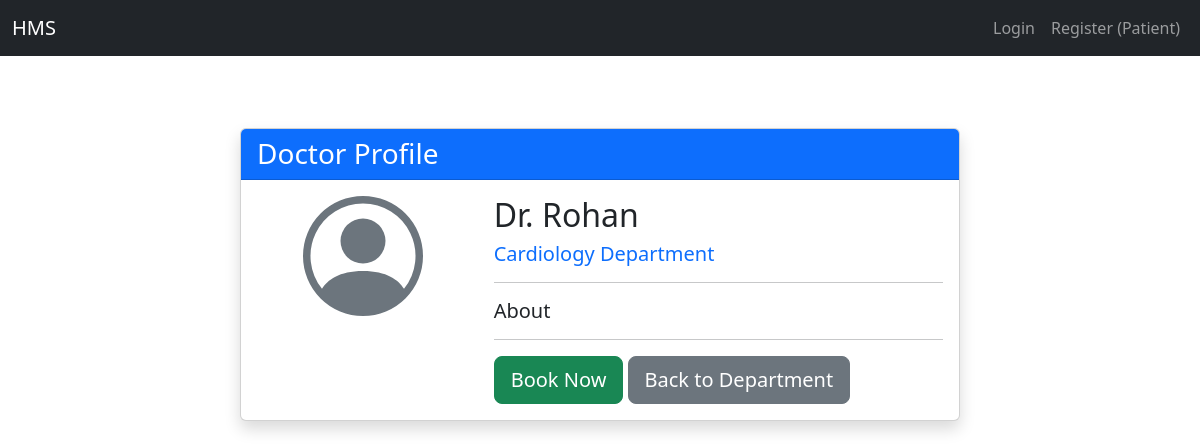
The page /doctor/profile/1 on the database as committed earlier.
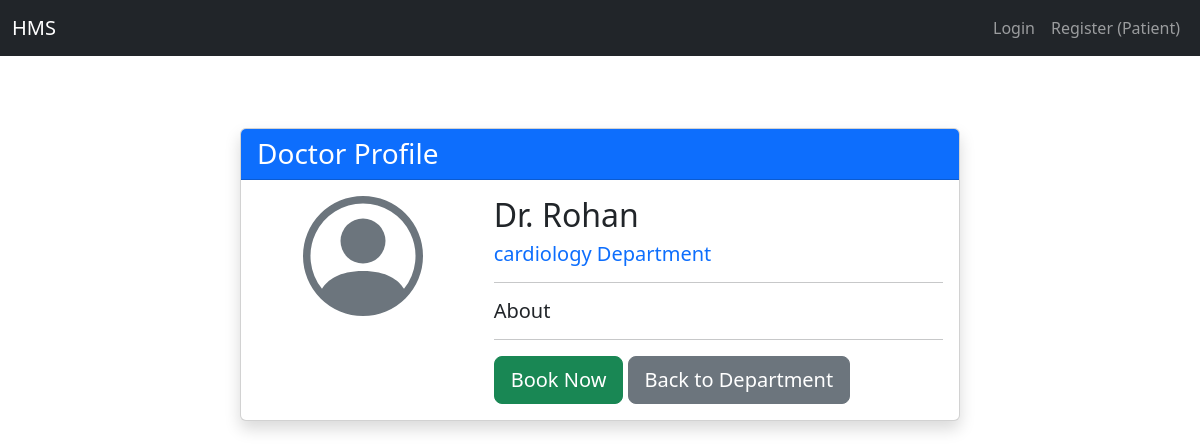
The same page on the database as committed later.
### models.py (models this page shows)
class Department(db.Model):
    id = db.Column(db.Integer, primary_key=True)
    name = db.Column(db.String(100), unique=True, nullable=False)
    details = db.Column(db.String(100), default="")

### app.py (the view)
@app.route('/doctor/profile/<int:doctor_id>')
def doctor_public_profile(doctor_id):
    doctor = Doctor.query.get_or_404(doctor_id)
    department = Department.query.filter_by(id=doctor.department_id).first()
    return render_template('doctor_details.html', doctor=doctor, department=department)

### templates/doctor_details.html (shortened to what this page needs)
{% extends "base.html" %}
{% block content %}
<div class="container py-5">
    <div class="row justify-content-center">
        <div class="col-md-8">
            <div class="card shadow">
                <div class="card-header bg-primary text-white">
                    <h3 class="mb-0">Doctor Profile</h3>
                </div>
                <div class="card-body">
                    <div class="row">
                        <div class="col-md-4 text-center mb-3">
                        </div>
                        <div class="col-md-8">
                            <h2 class="card-title">Dr. {{ doctor.name }}</h2>
                            <h5 class="text-primary">{{ department.name }} Department</h5>
                            <hr>
                            <h5>About</h5>
                            <hr>
                            <div class="d-grid gap-2 d-md-block">
                                <a href="{{ url_for('book_appointment', doctor_id=doctor.id) }}" class="btn btn-success btn-lg">Book Now</a>
                                <a href="{{ url_for('department_details', department_name=department.name) }}" class="btn btn-secondary btn-lg">Back to Department</a>
                            </div>
                        </div>
                    </div>
                </div>
            </div>
        </div>
    </div>
</div>
{% endblock %}

Rows that differ between the two databases and show on the page:
changed Department: name "Cardiology" → "cardiology"
